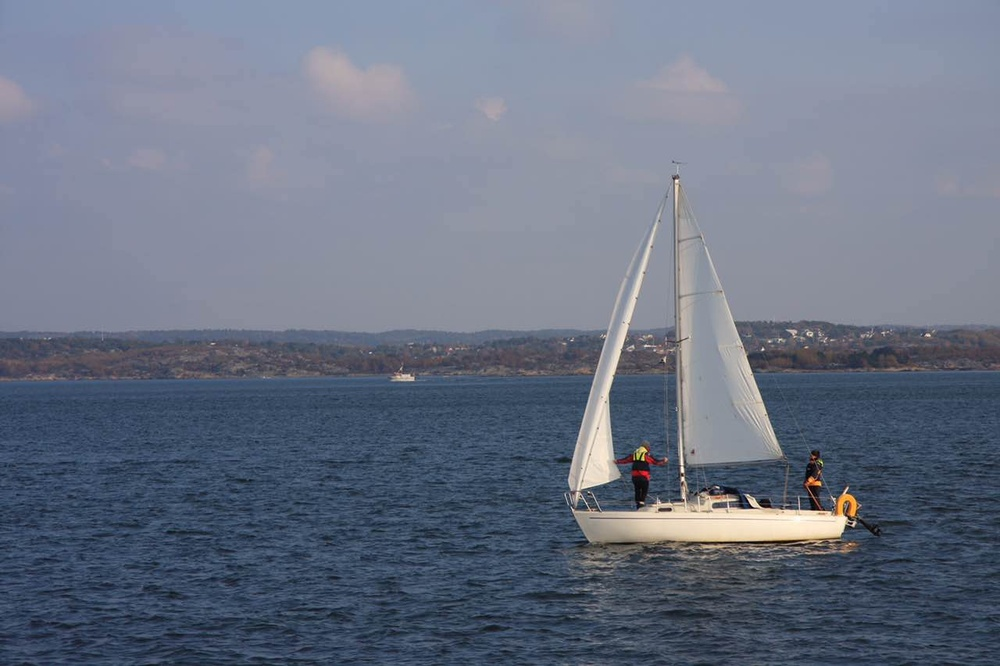
%> input picture PJ1 Hybrid Images/images/07.jpg, 1000 x 666 px, shrunk from 1280 x 852 before the run
$ octave Color_Enhance.m   (GNU Octave 9; MATLAB toolbox functions it lacks are replaced by stand-ins)
%> lines starting %> are read from the running program, lines starting %| are printed output that depends on the picture
close all;
im = im2double(imread('.\images\07.jpg'));
% 01-skydeck | 02 - museum | 07 - sail

% original image
hsv = rgb2hsv(im);
%> hsv: size 666x1000x3 double; mean H, S, V 0.6, 0.245, 0.522
h = hsv(:, :, 1); s = hsv(:, :, 2); v =hsv (:, :, 3);
%> after `h = hsv(:, :, 1)`:
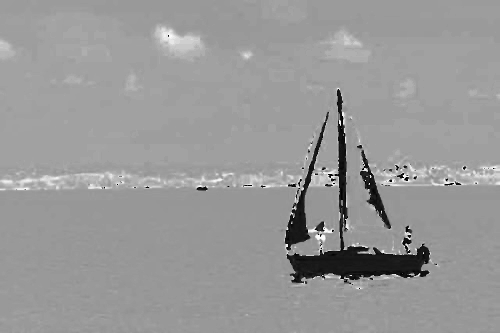
%> h: size 666x1000 double (shown at 1/2 size); min 0, max 0.999, mean 0.6
%> after `s = hsv(:, :, 2)`:
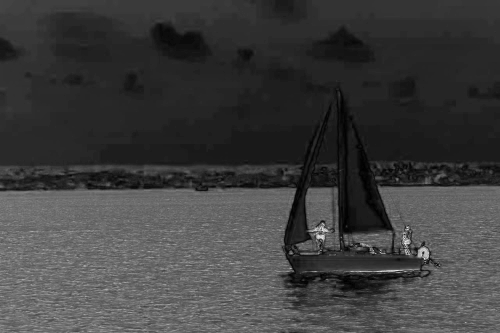
%> s: size 666x1000 double (shown at 1/2 size); min 0, max 1, mean 0.245
%> after `v =hsv (:, :, 3)`:
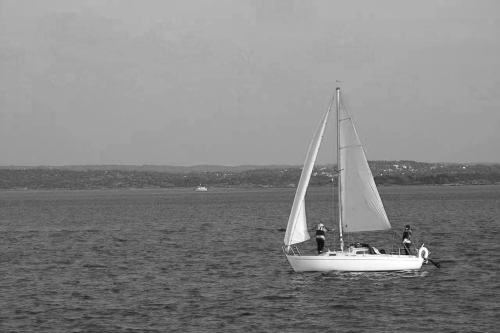
%> v: size 666x1000 double (shown at 1/2 size); min 0.0157, max 1, mean 0.522
hh = hist(h(:), 0:1/255:1); hs = hist(s(:), 0:1/255:1); hv = hist(v(:), 0:1/255:1);
%> after `hh = hist(h(:), 0:1/255:1)`: hh = 256 values, max 77986 at index 154, min 0 at index 59, mean 2601.6
%> after `hs = hist(s(:), 0:1/255:1)`: hs = 256 values, max 27781 at index 39, min 0 at index 2, mean 2601.6
%> after `hv = hist(v(:), 0:1/255:1)`: hv = 256 values, max 21781 at index 166, min 0 at index 1, mean 2601.6
% figure(),imshow(im);
% figure(10),hold off, plot(hs, 'k'), title('histogram of saturation');

% histogram equalization
cum = cumsum(hs);
%> cum = 256 values from 499 to 666000

s_hiseql = cum(uint16(s*255)+1)/numel(s);    % original hist-equal
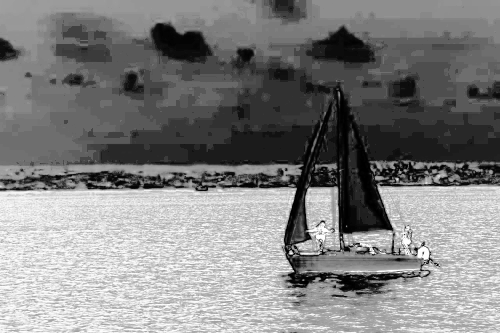
%> s_hiseql: size 666x1000 double (shown at 1/2 size); min 0.000749, max 1, mean 0.508
hs_hiseql = hist(s_hiseql(:), 0:1/255:1);
%> hs_hiseql = 256 values, max 27781 at index 90, min 0 at index 12, mean 2601.6

% [4 lines of commented-out code are left out]

hsv_hiseql = cat(3,h,s_hiseql,v);
%> hsv_hiseql: size 666x1000x3 double; mean H, S, V 0.6, 0.508, 0.522
im_hiseql = hsv2rgb(hsv_hiseql);
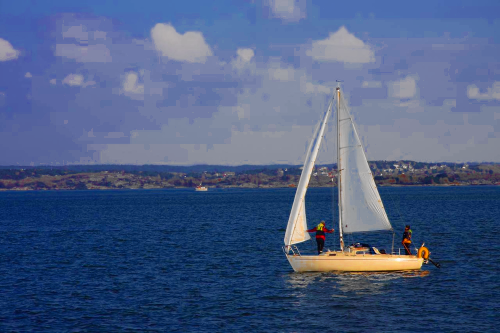
%> im_hiseql: size 666x1000x3 double (shown at 1/2 size); mean R, G, B 0.296, 0.367, 0.513
% figure(), imshow(im_hiseql);
% figure(10),hold on, plot(hs_hiseql,'r');

figure(),
subplot(121), imshow(im), title('Original Image');
subplot(122), imshow(im_hiseql), title('Histogram Equalization');
figure(),
subplot(121), plot(hs, 'k'), title('Histogram of Original');
subplot(122), plot(hs_hiseql,'r'), title('Histogram with Equalization');
%> after `title('Histogram with Equalization')`:
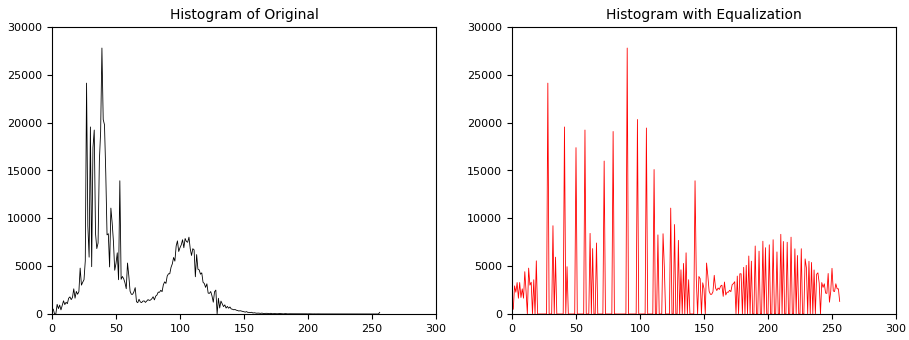
%> figure redrawn from the program's plot data, 2 panels; panel 1: curve peaks at x = 39, y = 27781; panel 2: curve peaks at x = 90, y = 27781

$ run again, with PJ1 Hybrid Images/images/01.jpg copied over PJ1 Hybrid Images/images/07.jpg
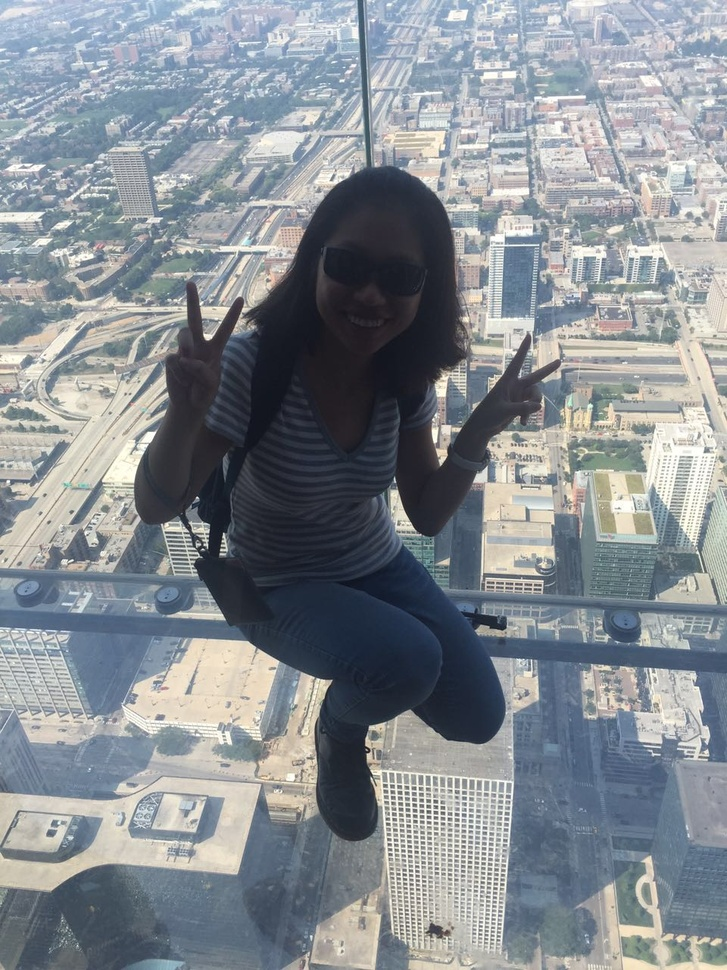
%> input picture PJ1 Hybrid Images/images/01.jpg, 727 x 970 px, shrunk from 960 x 1280 before the run
%> hsv: size 970x727x3 double; mean H, S, V 0.472, 0.168, 0.591
%> hh = 256 values, max 39664 at index 150, min 0 at index 44, mean 2754.6
%> hs = 256 values, max 14914 at index 8, min 0 at index 129, mean 2754.6
%> hv = 256 values, max 5350 at index 132, min 0 at index 1, mean 2754.6
%> cum = 256 values from 3711 to 705190
%> `s_hiseql = cum(uint16(s*255)+1)/numel(s);`:
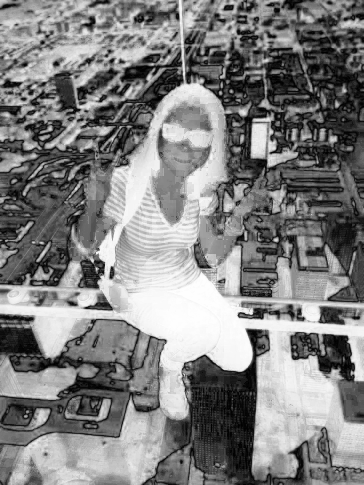
%> s_hiseql: size 970x727 double (shown at 1/2 size); min 0.00526, max 1, mean 0.506
%> hs_hiseql = 256 values, max 14914 at index 23, min 0 at index 1, mean 2754.6
%> hsv_hiseql: size 970x727x3 double; mean H, S, V 0.472, 0.506, 0.591
%> `title('Histogram with Equalization')`:
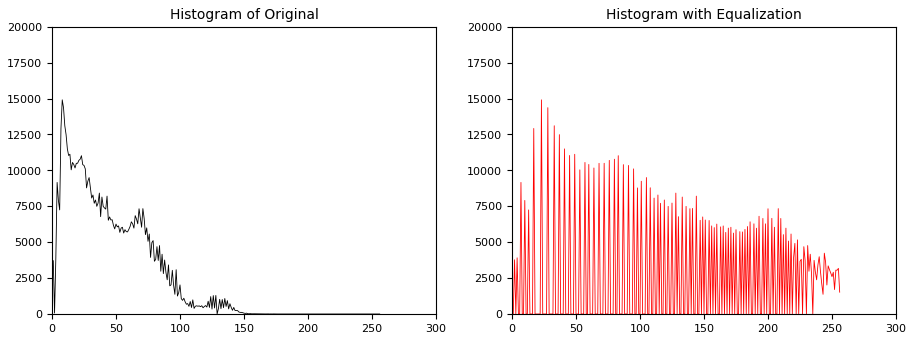
%> figure redrawn from the program's plot data, 2 panels; panel 1: curve peaks at x = 8, y = 14914; panel 2: curve peaks at x = 23, y = 14914

$ run again, with PJ1 Hybrid Images/images/02.jpg copied over PJ1 Hybrid Images/images/07.jpg
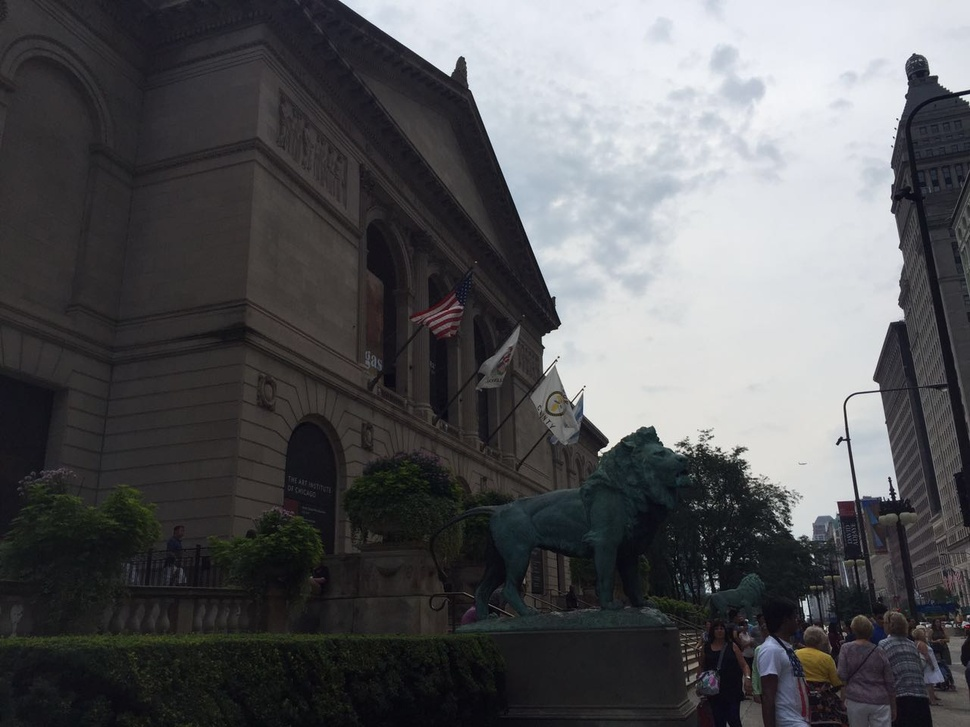
%> input picture PJ1 Hybrid Images/images/02.jpg, 970 x 727 px, shrunk from 1280 x 960 before the run
%> hsv: size 727x970x3 double; mean H, S, V 0.545, 0.123, 0.358
%> hh = 256 values, max 48469 at index 235, min 0 at index 2, mean 2754.6
%> hs = 256 values, max 33858 at index 12, min 0 at index 2, mean 2754.6
%> hv = 256 values, max 14295 at index 47, min 0 at index 1, mean 2754.6
%> cum = 256 values from 12621 to 705190
%> `s_hiseql = cum(uint16(s*255)+1)/numel(s);`:
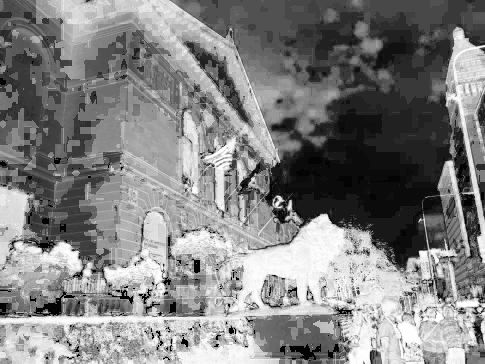
%> s_hiseql: size 727x970 double (shown at 1/2 size); min 0.0179, max 1, mean 0.509
%> hs_hiseql = 256 values, max 33858 at index 59, min 0 at index 1, mean 2754.6
%> hsv_hiseql: size 727x970x3 double; mean H, S, V 0.545, 0.509, 0.358
%> `title('Histogram with Equalization')`:
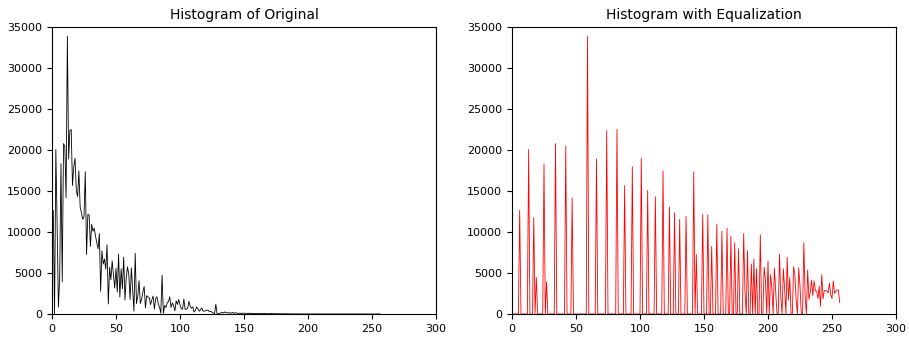
%> figure redrawn from the program's plot data, 2 panels; panel 1: curve peaks at x = 12, y = 33858; panel 2: curve peaks at x = 59, y = 33858
